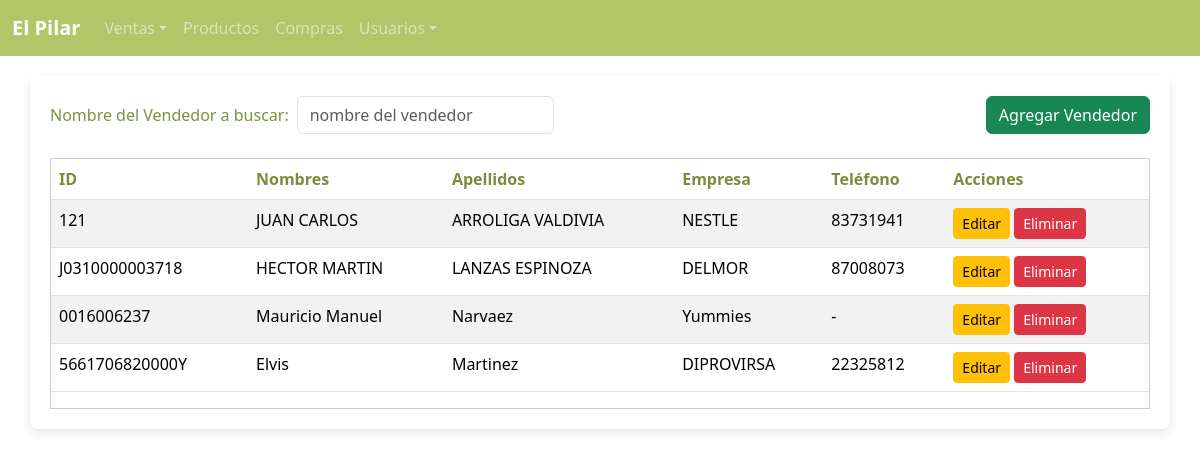
The app's page /proveedores, older data.
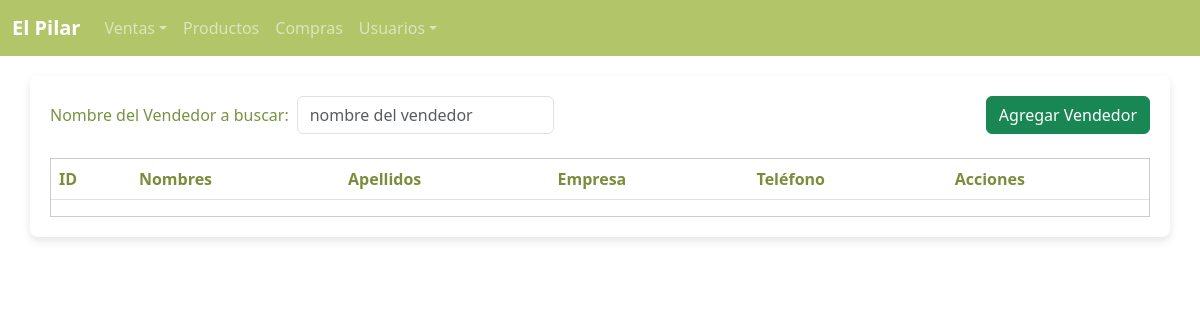
The same page, newer data.
### tables this page shows
CREATE TABLE Proveedor
(
    id INTEGER NOT NULL PRIMARY KEY AUTOINCREMENT,
    nombres VARCHAR(50) NOT NULL,
    apellidos VARCHAR(50) NOT NULL,
    empresa VARCHAR(50) NOT NULL,
    telefono VARCHAR(12) NOT NULL
);

### app.py (the view)
@app.route('/proveedores')
def proveedores():
    try:
        query = text("SELECT * FROM Proveedor")
        result = db.execute(query)
        proveedores = result.fetchall()
        return render_template('proveedores.html', proveedores=proveedores)
    except Exception as e:
        traceback.print_exc()
        return render_template('proveedores.html', proveedores=[])

### templates/proveedores.html (shortened to what this page needs)
{% extends "layout.html" %}
{% block content %}
<main class="container" style="padding: 20px; border-radius: 8px; margin-top: 20px;">
    <div class="d-flex justify-content-between align-items-center mb-4">
        <form class="row g-2 align-items-center">
            <div class="col-auto">
              <label for="inputProvider" class="form-label mb-0">Nombre del Vendedor a buscar: </label>
            </div>
            <div class="col-auto">
              <input type="text" class="form-control" id="inputProvider" placeholder="nombre del vendedor">
            </div>
        </form>
        <button class="btn btn-success" data-bs-toggle="modal" data-bs-target="#modalAgregar">
            Agregar Vendedor
        </button>
    </div>
    <div class="table-container" id="tabla-productos" style="max-height: 400px; overflow-y: auto; border: 1px solid #ccc;">
        <table class="table table-striped table-hover">
            <thead>
                <tr>
                    <th scope="col" style="color:#7c8c3c;">ID</th>
                    <th scope="col" style="color:#7c8c3c;">Nombres</th>
                    <th scope="col" style="color:#7c8c3c;">Apellidos</th>
                    <th scope="col" style="color:#7c8c3c;">Empresa</th>
                    <th scope="col" style="color:#7c8c3c;">Teléfono</th>
                    <th scope="col" style="color:#7c8c3c;">Acciones</th>
                </tr>
            </thead>
            <tbody>
                {% for proveedor in proveedores %}
                <tr class="us_proveedor">
                    <td>{{ proveedor.id }}</td>
                    <td>{{ proveedor.nombres }}</td>
                    <td>{{ proveedor.apellidos }}</td>
                    <td>{{ proveedor.empresa }}</td>
                    <td>{{ proveedor.telefono }}</td>
                <td>
                    <button class="btn btn-warning btn-sm"
                        id="btn-editar-proveedor"
                        data-bs-toggle="modal"
                        data-bs-target="#modalEditar"
                        data-id="{{ proveedor.id }}"
                        data-nombres="{{ proveedor.nombres }}"
                        data-apellidos="{{ proveedor.apellidos }}"
                        data-empresa="{{ proveedor.empresa }}"
                        data-telefono="{{ proveedor.telefono }}">
                        Editar
                    </button>
                    <button class="btn btn-danger btn-sm"
                        id="btn-eliminar-proveedor"
                        data-bs-toggle="modal"
                        data-bs-target="#modalEliminar"
                        data-id="{{ proveedor.id }}">
                        Eliminar
                    </button>
                </td>
            </tr>
            {% endfor %}
        </tbody>
        </table>
    </div>
</main>
{% endblock %}

### templates/layout.html (shortened to what this page needs)
<!DOCTYPE html>
<html lang="en">
<head>
    <link rel="stylesheet" href="{{ url_for('static', filename='style.css') }}">
    <link rel='stylesheet' href='https://cdn-uicons.flaticon.com/2.6.0/uicons-regular-rounded/css/uicons-regular-rounded.css'>
    <link href="https://cdn.jsdelivr.net/npm/bootstrap@5.3.2/dist/css/bootstrap.min.css" rel="stylesheet">
</head>
<body>
  <header>
    <nav class="navbar navbar-expand-lg navbar-dark bg-primary" id="navbar">
      <div class="container-fluid">
        <a class="navbar-brand" href="{{ url_for('index') }}"><strong>El Pilar</strong></a>
        <div class="collapse navbar-collapse" id="main_nav">
          <ul class="navbar-nav">
            <li class="nav-item dropdown" id="myDropdown">
              <a class="nav-link dropdown-toggle" href="#" data-bs-toggle="dropdown">Ventas</a>
            </li>
            <li class="nav-item">
              <a class="nav-link" href="{{ url_for('productos') }}">Productos</a>
            </li>
            <li class="nav-item">
              <a class="nav-link" href="{{ url_for('compras') }}">Compras</a>
            </li>
            <li class="nav-item dropdown">
              <a class="nav-link dropdown-toggle" href="#" data-bs-toggle="dropdown">Usuarios</a>
            </li>
          </ul>
        </div>
      </div>
    </nav>
  </header>
  {% block content %}
  {% endblock %}
</body>
</html>

### static/style.css (style rules this page uses)
.btn { background-color: #789342; border-color: #fff; }
.navbar.bg-primary { background-color: #B2C568 !important; color: white; }
body { background-color: #ECC199; }
.container { background-color: white; padding: 20px; border-radius: 8px; box-shadow: 0px 4px 10px rgba(0, 0, 0, 0.1); }
.form-label { color: #789342; }
.table { color: #548D95; }
.table thead { background-color: #B2C568; color: white; }

Row changes from the older to the newer data that the page shows:
removed Proveedor: id "121", nombres "JUAN CARLOS", apellidos "ARROLIGA VALDIVIA", empresa "NESTLE", telefono "83731941"
removed Proveedor: id "J0310000003718", nombres "HECTOR MARTIN", apellidos "LANZAS ESPINOZA", empresa "DELMOR", telefono "87008073"
removed Proveedor: id "0016006237", nombres "Mauricio Manuel", apellidos "Narvaez", empresa "Yummies", telefono "-"
removed Proveedor: id "5661706820000Y", nombres "Elvis", apellidos "Martinez", empresa "DIPROVIRSA", telefono "22325812"
